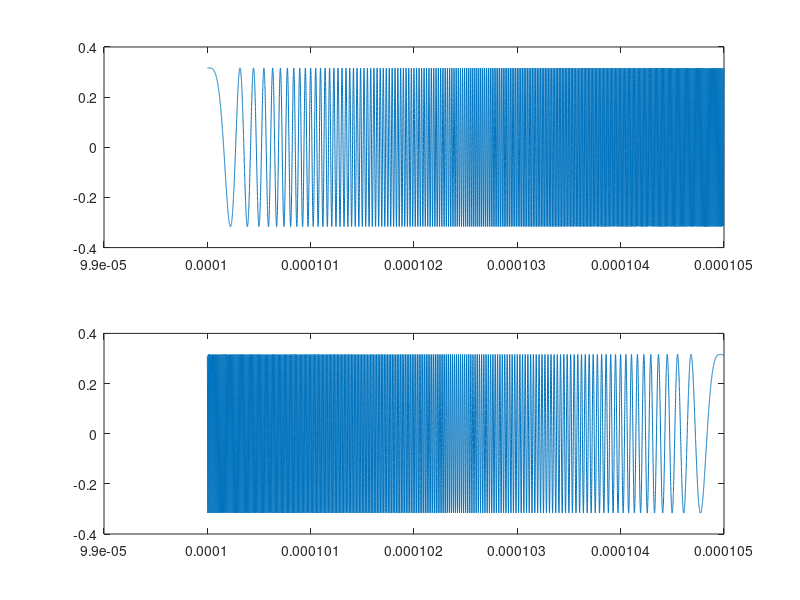
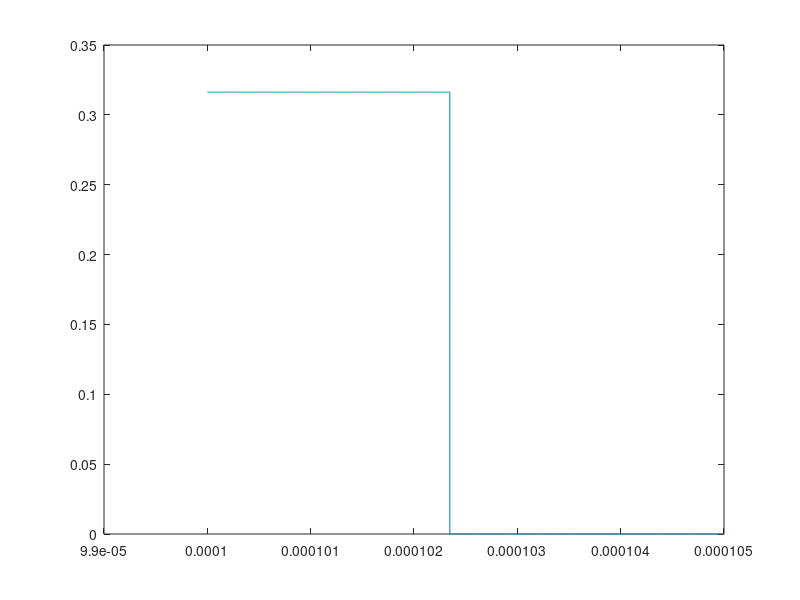
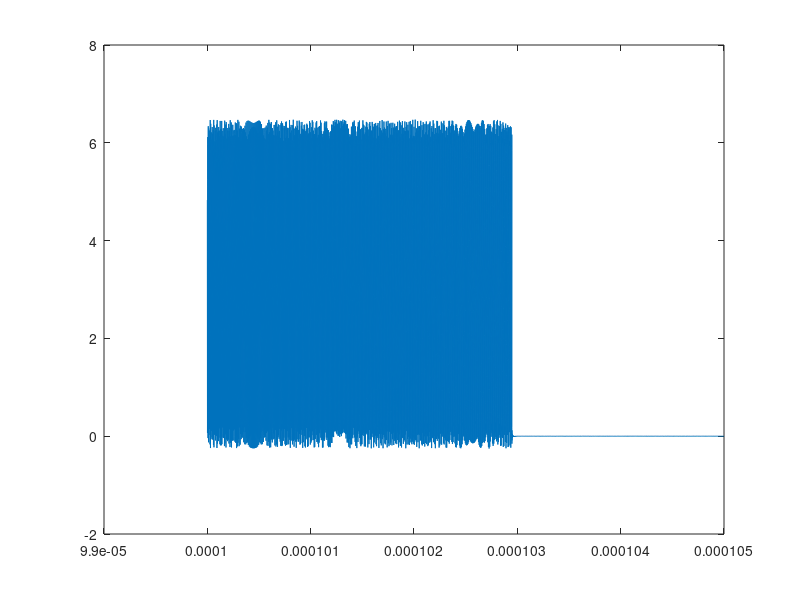
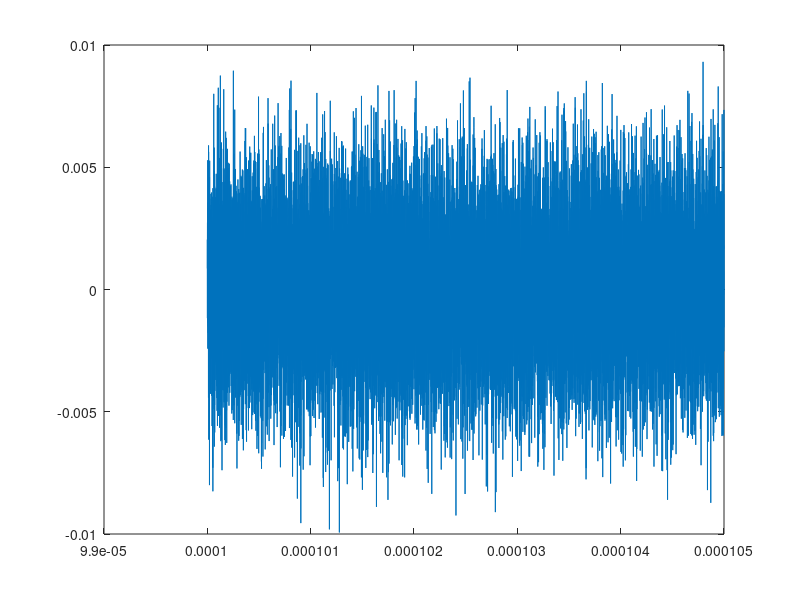

Here is the MATLAB script that generated these plots, in order:
clear;

load('FMCW.mat');
load('IF.mat');
load('LO.mat');
load('Tone.mat');
load('TX.mat');

time=FMCWTime(1:fix(length(FMCWTime)/8));
fs=1/(time(2)-time(1));
fmcwdata=FMCWData(1:length(time));
ifdata=IFData(1:length(time));
lodata=LOData(1:length(time));
tonedata=TONEData(1:length(time));
txdata=TXData(1:length(time));

NFFT=2^20;

freq=(0:NFFT-1)*fs/NFFT;

figure(1);
subplot(2,1,1),plot(time,fmcwdata);
subplot(2,1,2),plot(time,lodata);

figure(2);
plot(time,tonedata);

figure(3);
plot(time,txdata);

figure(4);
plot(time,ifdata);

figure(5);
FFTFMCW=fft(fmcwdata,NFFT)*2/length(fmcwdata);
%FFTFMCW=FFTFMCW(1:NFFT/2);
plot(freq,20*log10(abs(FFTFMCW)));
%axis([0,8e6,-140,-80]);

figure(6);
FFTIF=fft(ifdata,NFFT)*2/length(ifdata);
FFTIF=FFTIF(1:NFFT/2);
plot(freq(1:NFFT/2),20*log10(abs(FFTIF)));
axis([0,8e6,-140,-80]);

figure(7);
FFTTX=fft(txdata.^2/50*1000,NFFT)*2/length(txdata);
%FFTFMCW=FFTFMCW(1:NFFT/2);
plot(freq,10*log10(abs(FFTTX)));
%axis([0,8e6,-140,-80]);